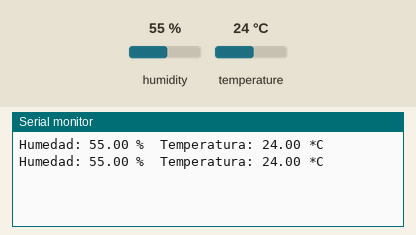
The sketch below on a simulated Arduino Uno, built with avr-gcc and run on an emulated ATmega328P. Parts: the last lines printed to the serial monitor. Inputs (shaded band) come from the test bench; at power-on: humidity 55 %, temperature 24 °C.

Above: at 4.8 s.
4.9 s: humidity set to 22 %
At 6.9 s:
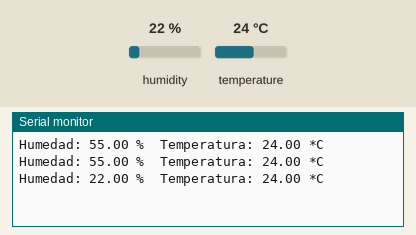
7.9 s: temperature set to 12 °C
At 8.6 s:
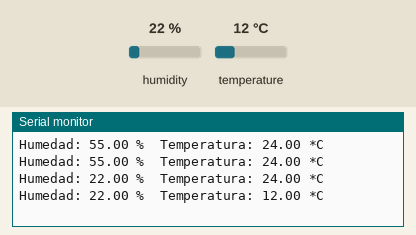
10.9 s: humidity set to 40 %
At 13.3 s:
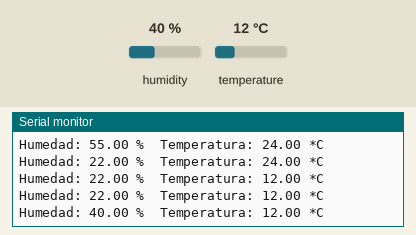
Timing chart, 0 to 14.8 s (numbered marks = the images above; inputs shaded):
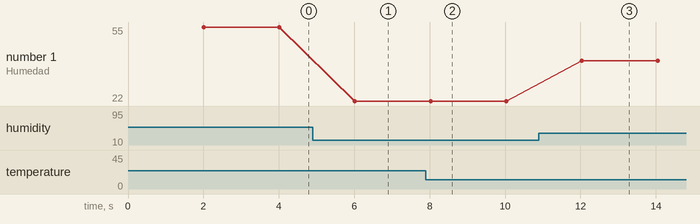

Measured:
- after the input at 4.9 s, the serial monitor: prints a new line after 1.1 s (image 1)
- after the input at 7.9 s, the serial monitor: prints a new line after 0.12 s (image 2)
- after the input at 10.9 s, the serial monitor: prints a new line after 1.1 s (image 3)
- plotted number 1: 55 → 22 after the input at 4.9 s, 22 → 40 after the input at 10.9 s

The sketch:

HUMEDAD.ino
```cpp
//Conecte el Pin_1(Vcc) del DHT22 al Pin de 5V del Arduino.
//Conecte el Pin_4(GND) del DHT22 al Pin GND del Arduino.
//Conecte el Pin_2(SDA) del DHT22 al Pin D2 del Arduino.

#include "DHT.h"
#define DHTPIN 17
// Se indica con cual sensor se va a trabajar DHT 22
#define DHTTYPE DHT22

DHT dht(DHTPIN, DHTTYPE);

void setup() {
  Serial.begin(115200);
  dht.begin();
}
void loop() {
  // Se esperan 2 segundos para tomar mediciones.
  delay(2000);
  // Se lee la humedad
  float h = dht.readHumidity();
  // Lee la temperatura en grados Celsius (°C)
  float t = dht.readTemperature();
  // Comprueba si ocurrió un fallo en la lectura y lo intenta de nuevo.
  if (isnan(h) || isnan(t)) {
    Serial.println("Error al leer el sensor DHT!");
    return;
  }

  Serial.print("Humedad: ");
  Serial.print(h);
  Serial.print(" %\t");
  Serial.print("Temperatura: ");
  Serial.print(t);
  Serial.println(" *C ");
}
```
